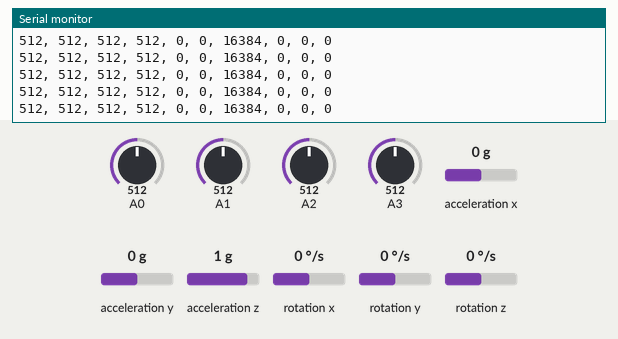
Recording of a sketch running on a simulated Arduino Nano, built with avr-gcc and run on an emulated ATmega328P. Parts: the last lines printed to the serial monitor. The test bench sets the inputs (shaded band); at power-on: A0 = 512, A1 = 512, A2 = 512, A3 = 512, acceleration x 0 g, acceleration y 0 g, acceleration z 1 g, rotation x 0 °/s, rotation y 0 °/s, rotation z 0 °/s.

Above: at 10.2 s.
10.3 s: A0 set to 107
At 10.42 s:
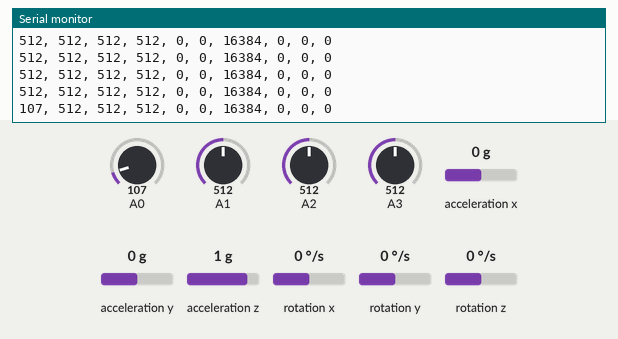
11.8 s: A0 set to 89
At 11.82 s:
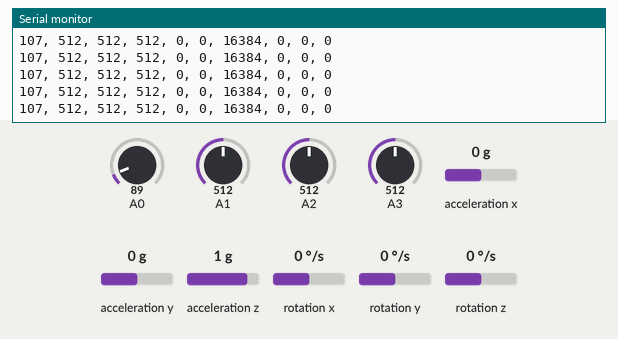
Timing chart, 0 to 14.8 s (numbered marks = the images above; inputs shaded):
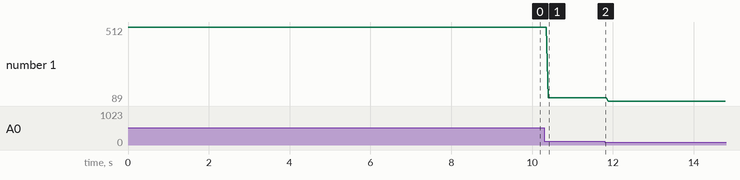

The sketch:

RealTimeController.ino
```cpp
/* Import Libs */
#include "I2Cdev.h"
#include "MPU6050.h"

/* Macro Vars */
#if I2CDEV_IMPLEMENTATION == I2CDEV_ARDUINO_WIRE
    #include "Wire.h"
#endif

/* Global Vars */
int DEBUG = 0;
int BAUD = 9600;
MPU6050 ITG;
int16_t ax, ay, az;
int16_t gx, gy, gz;

/* Arduino Basic */
// Set Things
void setup(){
  // Set Serial
  Serial.begin(BAUD);

  // Set ITG
  setITG();
}

// Repeat
void loop() {

  // Get ITG Vals
  ITG.getMotion6(&ax, &ay, &az, &gx, &gy, &gz);

  // Get Pot Vals
  Serial.print(getPotVal(A0));
  Serial.print(", ");
  Serial.print(getPotVal(A1));
  Serial.print(", ");
  Serial.print(getPotVal(A2));
  Serial.print(", ");
  Serial.print(getPotVal(A3));
  Serial.print(", ");
  Serial.print(ax);
  Serial.print(", ");
  Serial.print(ay);
  Serial.print(", ");
  Serial.print(az);
  Serial.print(", ");
  Serial.print(gx);
  Serial.print(", ");
  Serial.print(gy);
  Serial.print(", ");
  Serial.print(gz);
  Serial.println("");
}

/* Helper Funcs */
// Setup ITG
void setITG() {
  // Set Wire
  #if I2CDEV_IMPLEMENTATION == I2CDEV_ARDUINO_WIRE
    Wire.begin();
  #elif I2CDEV_IMPLEMENTATION == I2CDEV_BUILTIN_FASTWIRE
    Fastwire::setup(400, true);
  #endif

  // Init Chip
  if(DEBUG)
    Serial.println("Initializing I2C devices...");
  ITG.initialize();

  // Verify Connection (Failing)
  if(DEBUG) {
    Serial.println("Testing device connections...");
    if(ITG.testConnection())
      Serial.println("MPU6050 connection successful");
    else
      Serial.println("MPU6050 connection failed");
  }
}

// Get Pot Val (10 bit)
int getPotVal(int pin) {
  // Error Check
  if(pin != A0 && pin != A1 && pin != A2 && pin != A3 && pin != A6 && pin != A7) {
    Serial.print("Arduino -> getPotDegree(): Only A0 to A7 Supported except A4 & A5! Pin Sent: ");
    Serial.println(pin, DEC);
    return -1.0;
  }

  // Read Analog Val
  int potVal = analogRead(pin);

  // Print Val
  if(DEBUG) {
    Serial.print(potVal, DEC);
    Serial.print(" on pin ");
    Serial.println(pin, DEC);
  }

  // Return
  return potVal;
}
```

Measured:
- after the input at 10.3 s, the serial monitor: prints a new line after 0.10 s (image 1)
- plotted number 1: 512 → 107 after the input at 10.3 s, 107 → 89 after the input at 11.8 s
